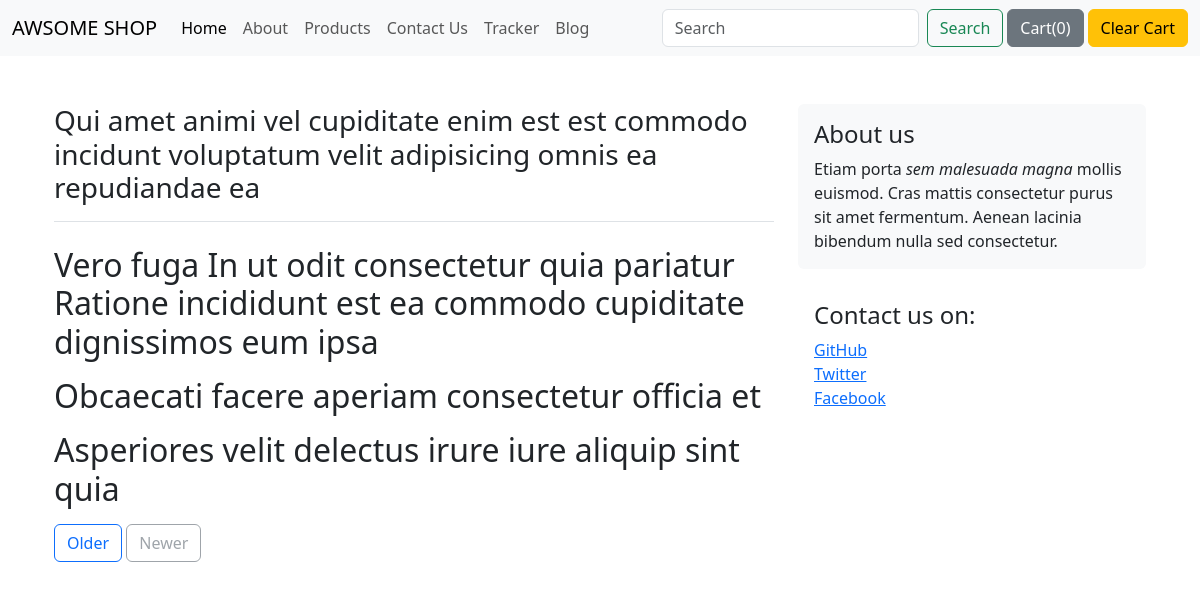
The page /blog/blogpost/1 on the database its author committed.
### blog/models.py (models this page shows)
class Blog(models.Model):
    post_id = models.AutoField(primary_key=True)
    title = models.CharField(max_length=500)
    head0 = models.CharField(max_length=500, default="")
    chead0 = models.CharField(max_length=5000, default="")
    head1 = models.CharField(max_length=500, default="")
    chead1 = models.CharField(max_length=5000, default="")
    head2 = models.CharField(max_length=500, default="")
    chead2 = models.CharField(max_length=5000, default="")
    pub_date = models.DateField()
    thumbnail = models.ImageField(upload_to='blog/images', default="")
    def __str__(self):
        return self.title

### blog/views.py (the view)
# urls.py: path('blogpost/<int:id>', views.blogpost, name="blogPost"),
def blogpost(request, id):
    post = Blog.objects.filter(post_id = id)[0]
    print(post)
    return render(request, 'blog/blogpost.html',{'post':post})

### blog/templates/blog/blogpost.html (shortened to what this page needs)
{% extends 'shop/basic.html' %} {% block body %}
<main role="main" class="container">
    <div class="row">
      <div class="col-md-8 blog-main">
        <h3 class="pb-3 mb-4 font-italic border-bottom">
          {{ post.title }}
        </h3>
        <div class="blog-post">
          <h2 class="blog-post-title"> {{ post.head0 }}</h2>
        </div>
        <div class="blog-post">
            <h2 class="blog-post-title"> {{ post.head1 }}</h2>
          </div>
          <div class="blog-post">
            <h2 class="blog-post-title"> {{ post.head2 }}</h2>
          </div>
        <nav class="blog-pagination">
          <a class="btn btn-outline-primary" href="#">Older</a>
          <a class="btn btn-outline-secondary disabled" href="#">Newer</a>
        </nav>
      </div>
      <aside class="col-md-4 blog-sidebar">
        <div class="p-3 mb-3 bg-light rounded">
          <h4 class="font-italic">About us</h4>
          <p class="mb-0">Etiam porta <em>sem malesuada magna</em> mollis euismod. Cras mattis consectetur purus sit amet fermentum. Aenean lacinia bibendum nulla sed consectetur.</p>
        </div>
        <div class="p-3">
          <h4 class="font-italic">Contact us on:</h4>
          <ol class="list-unstyled">
            <li><a href="#">GitHub</a></li>
            <li><a href="#">Twitter</a></li>
            <li><a href="#">Facebook</a></li>
          </ol>
        </div>
      </aside>
    </div>
  </main>
{% endblock %}

### rows shown on the page
Blog: title "Qui amet animi vel cupiditate enim est est commodo incidunt voluptatum velit adipisicing omnis ea repudiandae ea", head0 "Vero fuga In ut odit consectetur quia pariatur Ratione incididunt est ea commodo cupiditate dignissimos eum ipsa", head1 "Obcaecati facere aperiam consectetur officia et", head2 "Asperiores velit delectus irure iure aliquip sint quia"
